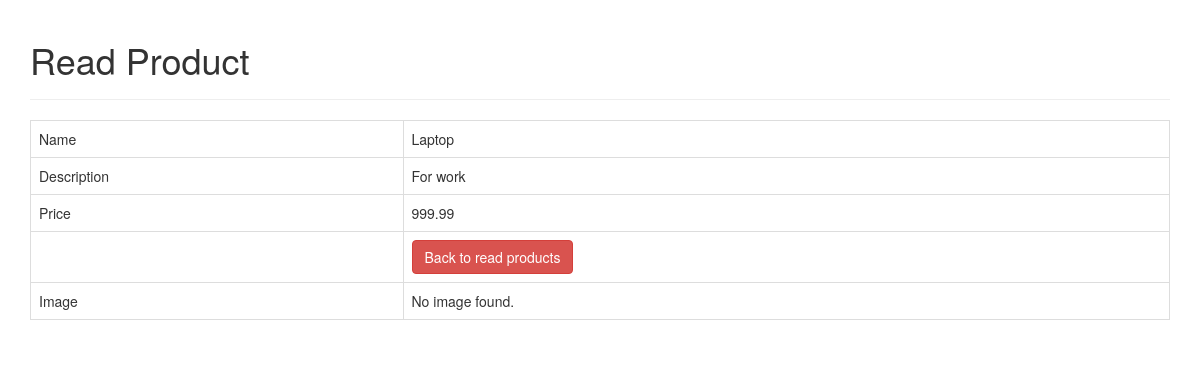
Screenshot of /read_one.php?id=14 with the database file from the repository.
### tables this page shows
CREATE TABLE `products` (
  `id` int(11) NOT NULL,
  `name` varchar(128) NOT NULL,
  `description` text NOT NULL,
  `price` double NOT NULL,
  `created` datetime NOT NULL,
  `modified` timestamp NOT NULL DEFAULT current_timestamp() ON UPDATE current_timestamp(),
  `image` blob DEFAULT NULL
);

### read_one.php (the view, shortened to what this page needs)
<!DOCTYPE HTML>
<html>
<head>
    <link rel="stylesheet" href="https://maxcdn.bootstrapcdn.com/bootstrap/3.3.7/css/bootstrap.min.css" />
</head>
<body>
    <div class="container">
        <div class="page-header">
            <h1>Read Product</h1>
        </div>
        <?php
$id=isset($_GET['id']) ? $_GET['id'] : die('ERROR: Record ID not found.');
include 'config/database.php';
try {
    $query = "SELECT id, name, description, price, image FROM products WHERE id = ? LIMIT 0,1";
    $stmt = $con->prepare( $query );
    $stmt->bindParam(1, $id);
    $stmt->execute();
    $row = $stmt->fetch(PDO::FETCH_ASSOC);
    $name = $row['name'];
    $description = $row['description'];
    $price = $row['price'];
    $image = htmlspecialchars($row['image'], ENT_QUOTES);
}
catch(PDOException $exception){
    die('ERROR: ' . $exception->getMessage());
}
?>
<table class='table table-hover table-responsive table-bordered'>
    <tr>
        <td>Name</td>
        <td><?php echo htmlspecialchars($name, ENT_QUOTES);  ?></td>
    </tr>
    <tr>
        <td>Description</td>
        <td><?php echo htmlspecialchars($description, ENT_QUOTES);  ?></td>
    </tr>
    <tr>
        <td>Price</td>
        <td><?php echo htmlspecialchars($price, ENT_QUOTES);  ?></td>
    </tr>
    <tr>
        <td></td>
        <td>
            <a href='index.php' class='btn btn-danger'>Back to read products</a>
        </td>
    </tr>
    <tr>
        <td>Image</td>
        <td>
            <?php echo $image ? "<img src='uploads/{$image}' style='width:300px;' />" : "No image found.";  ?>
        </td>
</tr>
</table>
    </div>
</body>
</html>

### rows the page displays
products: name "Laptop", description "For work", price "999.99"
